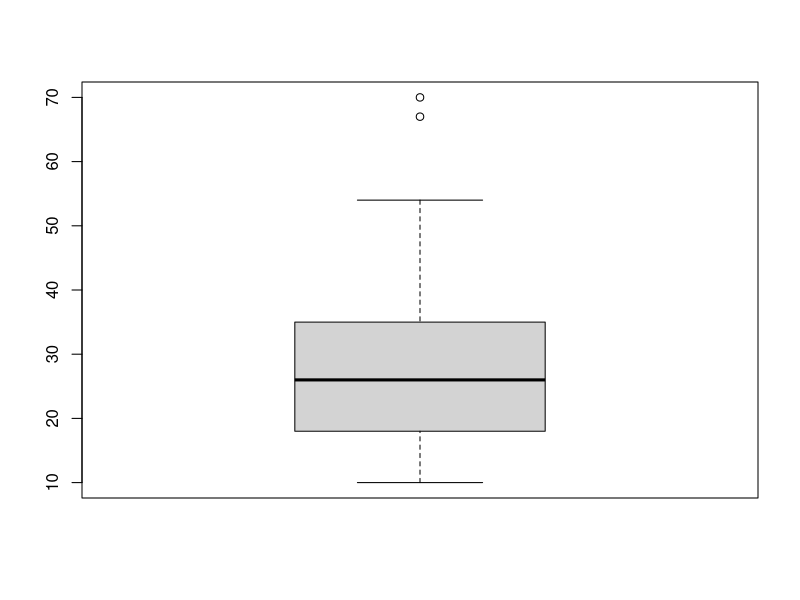
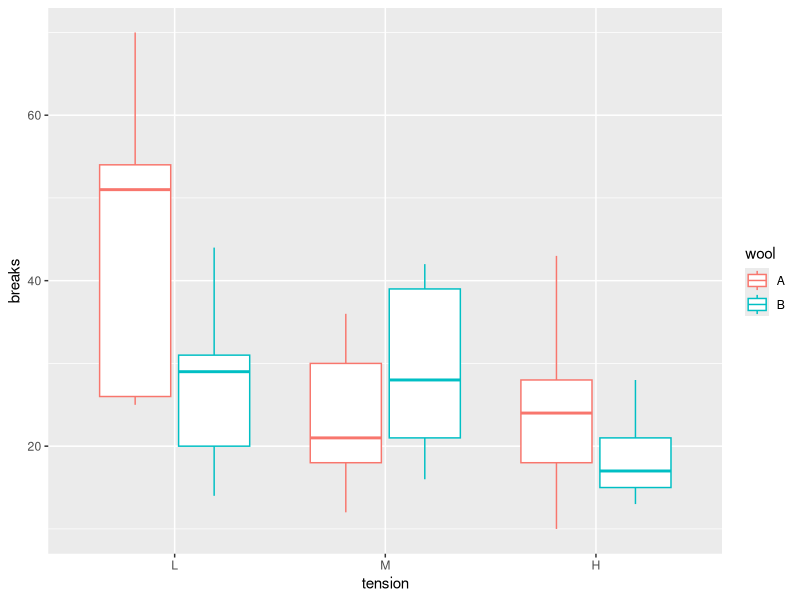
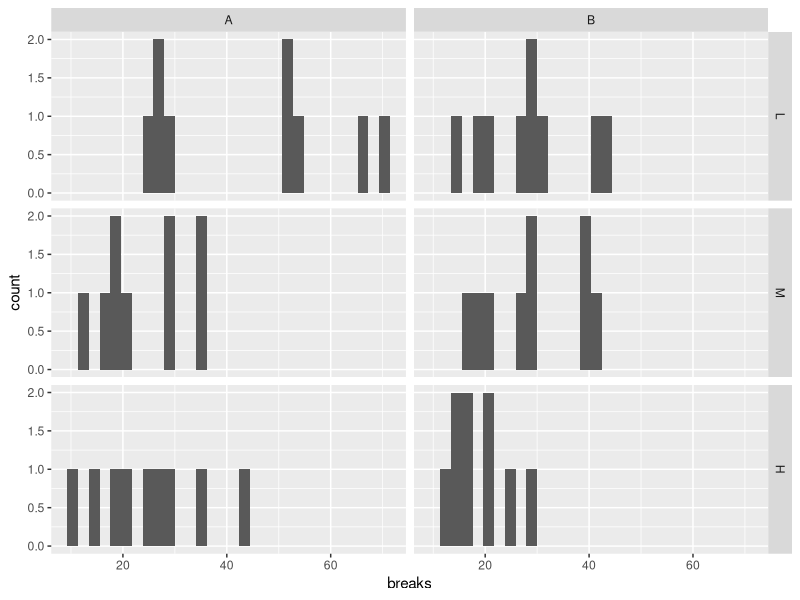
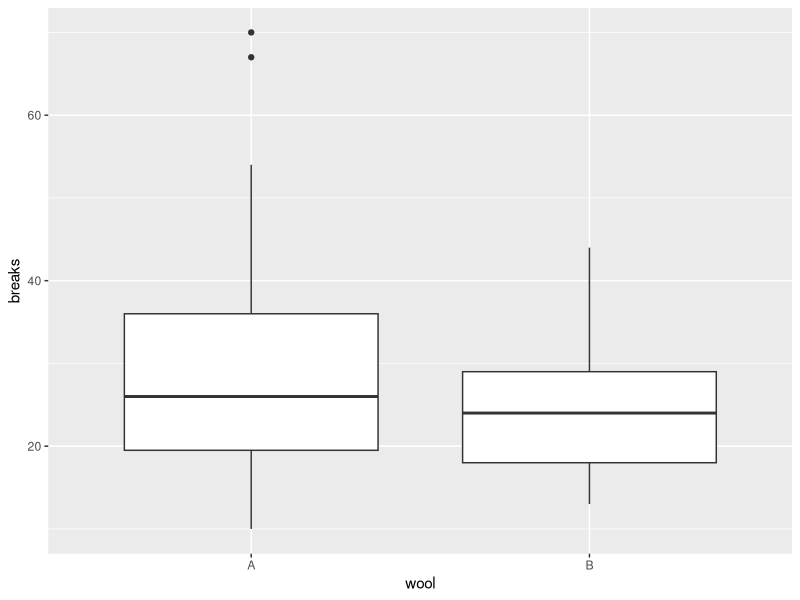
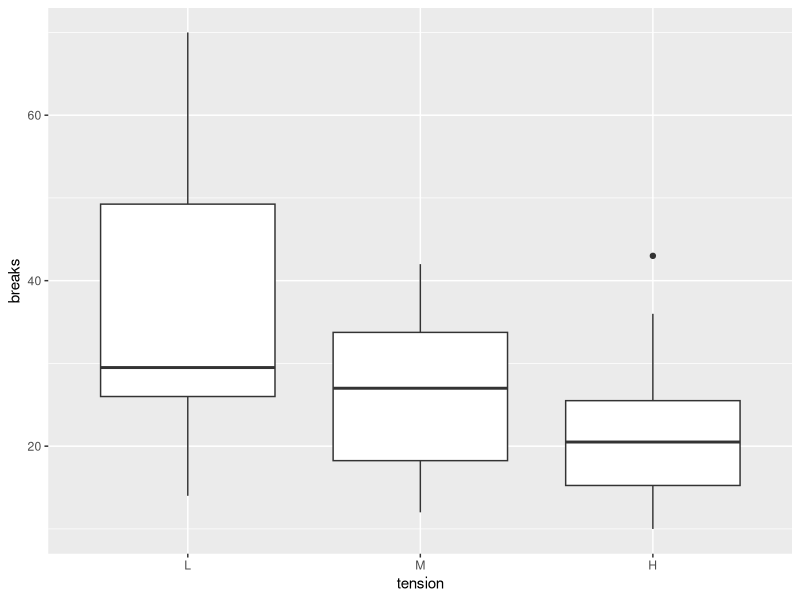
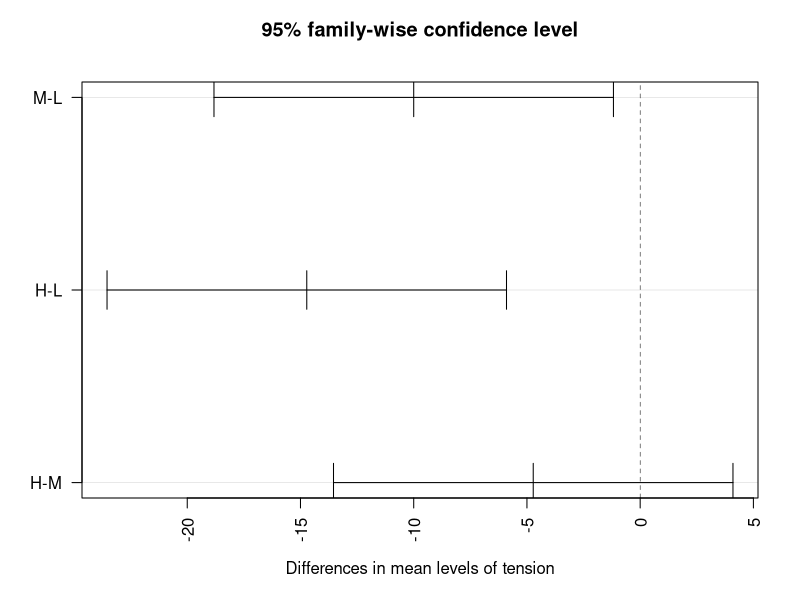
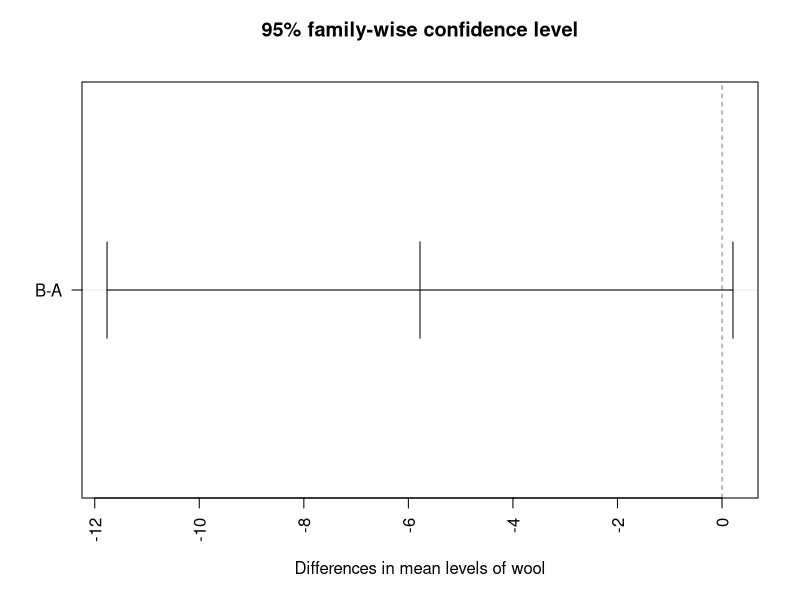
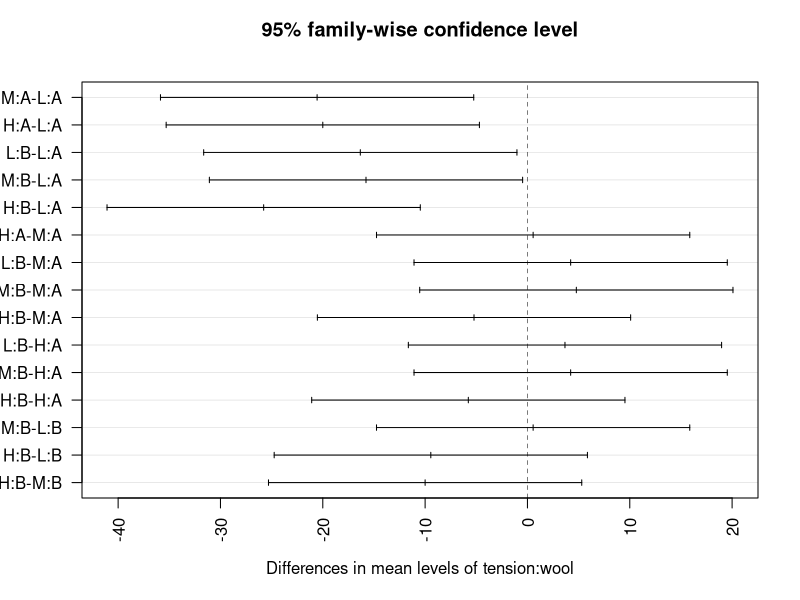

The R source for these figures, in order:


# more info on the data here:
# https://stat.ethz.ch/R-manual/R-devel/library/datasets/html/warpbreaks.html 

# check out warpbreaks data
summary(warpbreaks)

# create factor
warpbreaks$wool <- as.factor(warpbreaks$wool)
warpbreaks$tension <- as.factor(warpbreaks$tension)

# check dependent variable
summary(warpbreaks$breaks)


boxplot(warpbreaks$breaks)
density(warpbreaks$breaks)


### per level
# plot
library(ggplot2)

ggplot(warpbreaks, aes(tension, breaks, colour = wool))+
geom_boxplot()


library(dplyr)

warpbreaks %>% 
group_by(wool, tension) %>% 
summarize(mean = mean(breaks),
          median = median(breaks),
          IQR = IQR(breaks))


### normal
library(rstatix)

warpbreaks %>% 
group_by(wool, tension) %>% 
shapiro_test(breaks) 

ggplot(warpbreaks, aes(x=breaks)) + 
geom_histogram()+
facet_grid(tension ~ wool)


### Which wool breaks least? ttest
t.test(breaks~wool, data=warpbreaks)

ggplot(warpbreaks, aes(wool, breaks))+
geom_boxplot()


### Which tension leads to the least breaks? ANOVA
ggplot(warpbreaks, aes(tension, breaks))+
geom_boxplot()

aov_res <- aov(breaks~tension, data=warpbreaks)
summary(aov_res)

TukeyHSD(aov_res)


### Which tension results in the least breaks per wool type? - two-way anova
res_aov2 <- aov(breaks ~ tension * wool, data = warpbreaks)
summary(res_aov2)

TukeyHSD(res_aov2)

#create confidence interval for each comparison
plot(TukeyHSD(res_aov2, conf.level=.95), las = 2)